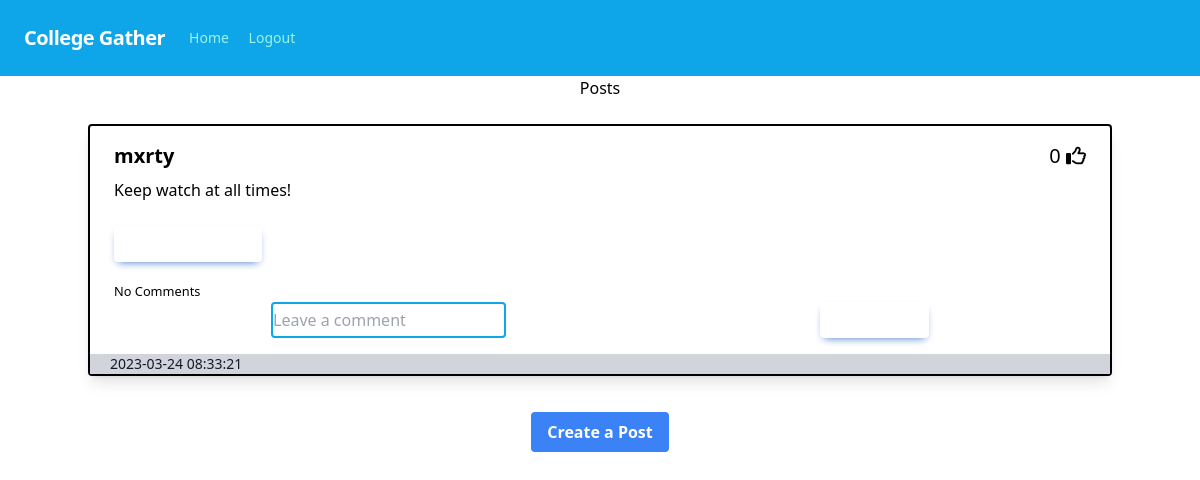
The app's page /home (signed in) with its own data.
### blog/models.py (models this page shows)
class Post(db.Model):
    id = db.Column(db.Integer, primary_key=True)
    text= db.Column(db.Text, nullable=False)
    date_created = db.Column(db.DateTime(timezone=True), default=func.now())
    author = db.Column(db.Integer, db.ForeignKey('user.id', ondelete="CASCADE"), nullable=False)
    comments = db.relationship('Comment', backref='post', passive_deletes=True)
    likes = db.relationship('Like', backref='post', passive_deletes=True)

class User(db.Model, UserMixin):
    id = db.Column(db.Integer, primary_key=True)
    email = db.Column(db.String(200), unique=True)
    username = db.Column(db.String(200), unique=True)
    password = db.Column(db.String(200))
    date_created = db.Column(db.DateTime(timezone=True), default=func.now())
    posts = db.relationship('Post', backref='user', passive_deletes=True)
    comments = db.relationship('Comment', backref='user', passive_deletes=True)
    likes = db.relationship('Like', backref='user', passive_deletes=True)

### blog/views.py (the view)
@views.route("/")
@views.route("/home")
@login_required
def home():
    posts = Post.query.all()
    return render_template("home.html", user=current_user, posts=posts)

### blog/__init__.py (called while the page is built)
def create_app():
    app = Flask(__name__)
    app.config['SECRET_KEY'] = "itsasecret"
    app.config['SQLALCHEMY_DATABASE_URI'] = f'sqlite:///{DB_NAME}'
    db.init_app(app)
    from .views import views
    from .auth import auth
    app.register_blueprint(views, url_prefix="/")
    app.register_blueprint(auth, url_prefix="/")
    from .models import User, Post, Comment, Like
    create_database(app)
    login_manager = LoginManager()
    login_manager.login_view = "auth.login"
    login_manager.init_app(app)
    @login_manager.user_loader
    def load_user(id):
        return User.query.get(int(id))
    return app

### blog/templates/home.html (shortened to what this page needs)
{% extends "posts_label.html" %}

### blog/templates/posts_label.html (shortened to what this page needs)
{% extends "base.html" %}
{% block content %}
<h1 class="flex justify-center">{% block header %}Posts{% endblock %}</h1>
<br>
<div id="posts">
    {% for post in posts %}
    <div class="container mx-auto rounded border-black border-2 shadow-lg">
        <div class="px-6 py-4">
            <div class="text-xl mb-2 flex justify-between"><strong><a href="/posts/{{post.user.username}}">{{post.user.username}}</a></strong>
                <div>
                    {{ post.likes|length }}
                    {% if user.id in post.likes|map(attribute="author")|list %}
                    <a href="/like-post/{{post.id}}"><i class="fa-solid fa-thumbs-up"></i></a>
                    {% else %}
                    <a href="/like-post/{{post.id}}"><i class="fa-regular fa-thumbs-up"></i></a>
                    {% endif %}
                </div>
            </div>
            <p class="text-black text-base">
                {{post.text}}
            </p>
            <br>
            <div id="comments-{{post.id}}">
                <p class="mb-4 space-y-1 md:space-x-1 md:space-y-0" >
                    <a
                    class="inline-block rounded bg-primary px-6 pt-2.5 pb-2 text-xs font-medium uppercase leading-normal text-white shadow-[0_4px_9px_-4px_#3b71ca] transition duration-150 ease-in-out hover:bg-primary-600 hover:shadow-[0_8px_9px_-4px_rgba(59,113,202,0.3),0_4px_18px_0_rgba(59,113,202,0.2)] focus:bg-primary-600 focus:shadow-[0_8px_9px_-4px_rgba(59,113,202,0.3),0_4px_18px_0_rgba(59,113,202,0.2)] focus:outline-none focus:ring-0 active:bg-primary-700 active:shadow-[0_8px_9px_-4px_rgba(59,113,202,0.3),0_4px_18px_0_rgba(59,113,202,0.2)]"
                    data-te-ripple-init
                    data-te-ripple-color="light"
                    href="#collapseExample"
                    role="button"
                    aria-expanded="false"
                    aria-controls="collapseExample">
                    </a>
                </p>
            </div>
            {% if post.comments|length > 0 %}
            <p class="mb-4 space-y-1 md:space-x-1 md:space-y-0">
                <a
                class="inline-block rounded bg-primary px-6 pt-2.5 pb-2 text-xs font-medium uppercase leading-normal text-white shadow-[0_4px_9px_-4px_#3b71ca] transition duration-150 ease-in-out hover:bg-primary-600 hover:shadow-[0_8px_9px_-4px_rgba(59,113,202,0.3),0_4px_18px_0_rgba(59,113,202,0.2)] focus:bg-primary-600 focus:shadow-[0_8px_9px_-4px_rgba(59,113,202,0.3),0_4px_18px_0_rgba(59,113,202,0.2)] focus:outline-none focus:ring-0 active:bg-primary-700 active:shadow-[0_8px_9px_-4px_rgba(59,113,202,0.3),0_4px_18px_0_rgba(59,113,202,0.2)]"
                data-te-collapse-init
                data-te-ripple-init
                data-te-ripple-color="light"
                href="#comments-{{post.id}}"
                role="button"
                aria-expanded="false"
                aria-controls="collapseExample">
                <small>View {{posts.comments|length}} Comments</small>
                </a>
            </p>
            <div>
                {% else %}
                <small class="no-underline">No Comments</small>
                {% endif %}
                <form action="/create-comment/{{post.id}}" method="POST" class="flex justify-around">
                    <input class="border-2 border-sky-500 rounded" type="text" id="text" name="text" placeholder="Leave a comment" />
                    <button class="whitespace-nowrap rounded bg-primary px-6 pt-2.5 pb-2 text-xs font-medium uppercase leading-normal text-white shadow-[0_4px_9px_-4px_#3b71ca] transition duration-150 ease-in-out hover:bg-primary-600 hover:shadow-[0_8px_9px_-4px_rgba(59,113,202,0.3),0_4px_18px_0_rgba(59,113,202,0.2)] focus:bg-primary-600 focus:shadow-[0_8px_9px_-4px_rgba(59,113,202,0.3),0_4px_18px_0_rgba(59,113,202,0.2)] focus:outline-none focus:ring-0 active:bg-primary-700 active:shadow-[0_8px_9px_-4px_rgba(59,113,202,0.3),0_4px_18px_0_rgba(59,113,202,0.2)] motion-reduce:transition-none" type="submit">Comment</button>
                </form>
            </div>
            <div class="bg bg-gray-300">
                <div class="text-sm">
                <p class="text-gray-900 ml-5">{{post.date_created}}</p>
                </div>
            </div>
        </div>
    </div>
    <br/> {% endfor %}
</div>
{% block footer %}
    <div class="flex justify-center p-3">
        <a href="/create-post">
            <button class="bg-blue-500 hover:bg-blue-700 text-white font-bold py-2 px-4 rounded" type="button">
                Create a Post
            </button>
        </a>
    </div>
{% endblock %}
{% endblock %}

### records on screen
Post: user.username "mxrty", likes|length "0", text "Keep watch at all times!", date_created "2023-03-24 08:33:21"
